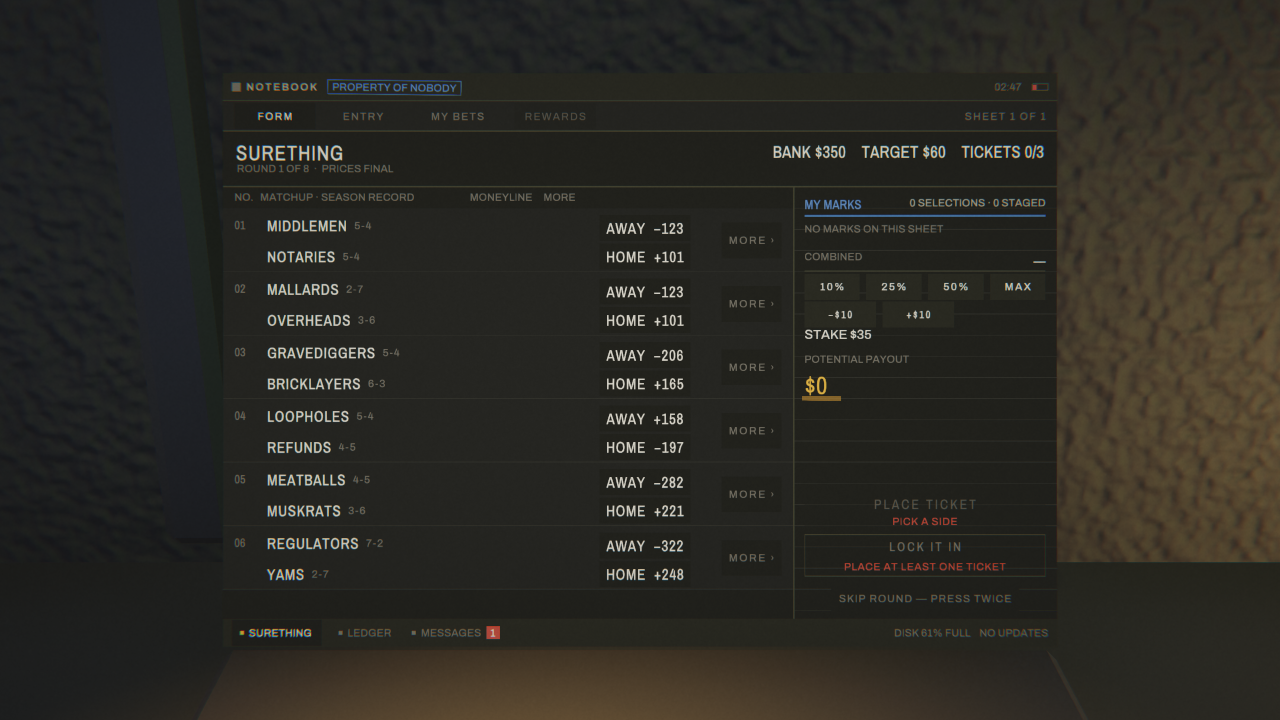
#> input picture artifacts/room-visual-pass/2026-08-09-r9a-refresh/focused-laptop-desk.png, 2560 x 1440 px (shown at 1/2 size)
$ python glyph_ramp_baseline.py
#> lines starting #> are read from the running program, lines starting #| are printed output that depends on the picture
#> in characterize, im is the input picture: PIL image 2560x1440 RGB; mean R, G, B 43.3, 41.6, 35.8
### tools/glyph_ramp_ratio.py
#!/usr/bin/env python3
"""Does the laptop's glyph softness scale with the GLYPH or with the SCREEN?

At 13px a glyph is all edge: ramp width and stroke weight are the same size and no
flat instrument can separate them. Magnify the same glyph and they diverge, and the
two surviving candidates behave in opposite ways:

    intrinsic to glyph rendering  ->  ramp scales WITH the glyph  ->  ratio CONSTANT
    fixed screen-space blur       ->  ramp fixed in screen px     ->  ratio FALLS

So this reports a RATIO across magnifications, never a sharpness.

WHY SUB-PIXEL. The first run counted whole pixels. Ramps measure 2-3 px, so each was
carrying about +/-25% and a three-point trend built on that is not a trend -- C32 on
this instrument's own numbers. Crossings are interpolated linearly between adjacent
samples here, which puts the precision near +/-0.1 px.

WHY A SPAN REFERENCE AND NOT THE RING. The ring was the geometric check on the first
run and it did its job -- it caught two arms that had clipped the frame edge and were
crops rather than magnifications. But it is 1634 px wide at 1.0x in a 2560 frame, so
it cannot itself survive past 1.57x. The reference here is the STEM SPAN inside the
measured band: the distance from the first stem to the last. It scales exactly with
magnification and cannot leave the frame, because it is inside the region already
being measured.

    python tools/glyph_ramp_ratio.py <capture-root>
"""
import sys
import statistics
from pathlib import Path

try:
    from PIL import Image
except ImportError:
    print("Pillow required: pip install pillow")
    sys.exit(2)

# label, magnification, and the crop that holds the same string at that magnification.
ARMS = [("m100", 1.00), ("m125", 1.25), ("m150", 1.50)]

# A ramp is only meaningful on an edge with real contrast behind it.
MIN_CONTRAST = 40


def crossings(line, lo, hi):
    """Sub-pixel x where the profile crosses 10%, 50% and 90%, per rising edge."""
    t10, t50, t90 = (lo + f * (hi - lo) for f in (0.10, 0.50, 0.90))
    out = []
    for i in range(len(line) - 1):
        a, b = line[i], line[i + 1]
        if a < t10 <= b:                      # a rising edge starts here
            x10 = i + (t10 - a) / (b - a)
            x50 = x90 = None
            for j in range(i, len(line) - 1):
                c, d = line[j], line[j + 1]
                if x50 is None and c < t50 <= d:
                    x50 = j + (t50 - c) / (d - c)
                if c < t90 <= d:
                    x90 = j + (t90 - c) / (d - c)
                    break
                if d < c:                     # fell away before reaching 90%
                    break
            if x50 is not None and x90 is not None and x90 > x10:
                # stroke: this 50% crossing to the next FALLING 50% crossing
                fall = None
                for j in range(int(x90), len(line) - 1):
                    c, d = line[j], line[j + 1]
                    if c >= t50 > d:
                        fall = j + (c - t50) / (c - d)
                        break
                if fall is not None and fall > x50:
                    out.append((x90 - x10, fall - x50))
    return out


# [91 lines left out: functions measure, main, not called in this run]


# [2 lines that do not run on import are left out]

### tools/glyph_ramp_baseline.py
#!/usr/bin/env python3
"""S2-am2's two-surface baseline: ONE ramp/stroke number per surface, plus the
C37 characterization that has to happen before either number is recorded.

WHY THIS IS NOT glyph_ramp_ratio.py. That tool answers a different question and
says so in its own docstring: it reports "a RATIO across magnifications, never a
sharpness". It is hardcoded to three arms (m100/m125/m150), to per-arm crop
boxes, and to the laptop frame. It cannot express "one number for this surface at
its acceptance view", and it cannot see the phone at all.

What it DOES own is the sub-pixel edge logic, and that is the part a baseline
must not re-implement -- two hand-written crossing finders that disagree by 0.1px
would make the baseline incomparable with every prior ramp number in the lane.
So `crossings()` is IMPORTED, not copied. This tool adds the framing around it.

C37, and it is the reason Part A runs first: a baseline recorded through an
uncharacterized instrument inherits that instrument's bias permanently, and this
number is meant to outlive everyone who takes it. Part A blurs a REAL glyph crop
by known Gaussian kernels and checks the measurement tracks. If Part A does not
hold, Part B's numbers are not worth recording and this tool says so.

    python tools/glyph_ramp_baseline.py [--report PATH]
"""
import argparse
import json
import statistics
import sys
from pathlib import Path

try:
    from PIL import Image, ImageFilter
except ImportError:
    print("Pillow required: pip install pillow")
    sys.exit(2)

# Importing a sibling tool writes tools/__pycache__ next to the sources, which is
# a stray in a repo whose untracked-file hygiene is actively being cleaned up.
# Suppressed at the cause rather than deleted after each run.
sys.dont_write_bytecode = True
sys.path.insert(0, str(Path(__file__).resolve().parent))
from glyph_ramp_ratio import crossings, MIN_CONTRAST   # noqa: E402  shared primitive

ROOT = Path(__file__).resolve().parent.parent / "artifacts" / "room-visual-pass"

# A Gaussian of standard deviation s renders a step edge with a 10%-90% ramp of
# 2 * 1.2816 * s. This is the only bridge between "kernel I applied" and "ramp I
# measured", so it is written once, here, named.
RAMP_PER_SIGMA = 2.0 * 1.2815515655446004

# Eye-confirmed against the frames (C27), boundaries walked in until each box
# holds one surface only. The first attempt at both straddled: the laptop band
# crossed a panel divider into MY MARKS (different ink), the phone band ran off
# the screen into the lit wall.
SURFACES = [
    {
        "name": "laptop",
        "frame": ROOT / "2026-08-09-r9a-refresh" / "focused-laptop-desk.png",
        "box": (730, 364, 1430, 428),
        "pose": "focused-laptop-desk, 0.52 m along the lid normal, 30 deg",
        "content": "MONEYLINE / MORE / RECORD -- grey uppercase on the dark panel",
    },
    {
        "name": "phone",
        "frame": ROOT / "phone-reference" / "msgs-03" / "phone-focused.png",
        "box": (1030, 812, 1380, 925),
        "pose": "phone-focused, 0.315 m along the screen normal, 30 deg",
        "content": "BOOKIE header + two message lines -- white ink on the bubble",
    },
]

# Kernels for Part A. Deliberately spans below and above 1 px: the instrument is
# expected to be usable low and to saturate high, and a characterization that
# only samples where it works is not a characterization.
SIGMAS = [0.0, 0.4, 0.6, 0.8, 1.0, 1.4, 2.0]

# The floor batch 25 asks to subtract as sqrt(measured^2 - FLOOR^2).
BUNDLE_FLOOR = 1.680

# Batch 25: the number the floor has never had is ramp/stroke on the SMALLEST
# product fact, not on a price row. 0.482 was taken on price figures; the ramp is
# fixed in screen px while the stroke scales with type size, so the smallest type
# necessarily carries the worst ratio. These are the two element groups S2-am
# named. Every box eye-confirmed on the frame (C27); two were re-cut after the
# first pass clipped a glyph and caught a sliver of the team name behind it.
SMALLEST = {
    "season records": [
        (704, 440, 763, 463), (678, 502, 737, 525), (688, 568, 748, 591),
        (704, 630, 763, 653), (755, 694, 814, 717), (722, 756, 781, 779),
        (699, 822, 758, 845), (674, 883, 741, 906), (699, 949, 758, 972),
        (686, 1010, 745, 1033), (730, 1075, 789, 1098), (614, 1137, 673, 1160),
    ],
    "row numbers 01-06": [(455, 435, 515, 1165)],
}


def instrument_floor():
    """The instrument's OWN ramp on a synthetic perfect step edge.

    This exists because the floor batch 25 asks to subtract (1.680 px) has no
    retained derivation anywhere in the repo, and two very different quantities
    could wear that name: the measuring method's own response to a hard edge, or
    the BUILD's real screen-space ramp. They are not interchangeable and only one
    of them is legitimate to subtract as an instrument artefact.
    """
    # A BAR, not a step: crossings() measures a stroke as rise-then-fall, so a
    # lone step edge yields nothing at all. A hard-edged bar is also the honest
    # synthetic analogue of a glyph stem.
    w, h, bar = 200, 60, 20
    im = Image.new("RGB", (w, h), (12, 12, 14))
    x0 = (w - bar) // 2
    for y in range(h):
        for x in range(x0, x0 + bar):
            im.putpixel((x, y), (190, 188, 180))
    r, s = measure_image(im, (0, 0, w, h))
    return (statistics.median(r) if r else None), len(r)


def measure_image(im, box):
    """ramps, strokes for one box of an in-memory image. Same edge logic as
    glyph_ramp_ratio.measure(); the only difference is the source."""
#> called with box = (730, 364, 1430, 428)
    c = im.crop(box)
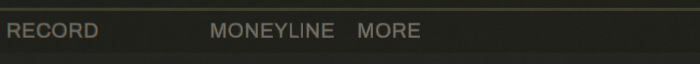
#> c: PIL image 700x64 RGB; mean R, G, B 37.4, 37.4, 31.9
    w, h = c.size
    px = c.load()
    ramps, strokes = [], []
    for y in range(h):
        line = [sum(px[x, y][:3]) / 3.0 for x in range(w)]
        lo, hi = min(line), max(line)
        if hi - lo < MIN_CONTRAST:
            continue
        for ramp, stroke in crossings(line, lo, hi):
            ramps.append(ramp)
            strokes.append(stroke)
#> this loop made 64 passes
#> (lo, hi) on passes 1 to 8: (28.67, 32.33), (29.33, 32.33), (29.33, 32.33), (29.33, 32.33), (28.67, 32), (28.67, 32), (28.67, 32), (34.33, 38.67)
#> after the loop, ramps = 250 values, max 5.05 at index 3, min 1.46 at index 112, mean 2.12; strokes = 250 values, max 11.77 at index 242, min 1.96 at index 79, mean 4.19
    return ramps, strokes


def blurred(im, box, sigma, pad=24):
    """Blur with margin, then crop, so the box never sees the image border."""
    if sigma <= 0:
        return im
    x0, y0, x1, y1 = box
    wide = im.crop((x0 - pad, y0 - pad, x1 + pad, y1 + pad))
    wide = wide.filter(ImageFilter.GaussianBlur(radius=sigma))
    out = im.copy()
    out.paste(wide, (x0 - pad, y0 - pad))
    return out


def characterize(surface, out):
    im = Image.open(surface["frame"]).convert("RGB")
    box = surface["box"]

    base_r, base_s = measure_image(im, box)
#> base_r has the same summary as ramps in measure_image; base_s has the same summary as strokes in measure_image
    if len(base_r) < 30:
        out(f"  *** too few stems ({len(base_r)}) to characterize on {surface['name']} ***")
        return None
    r0 = statistics.median(base_r)
#> r0 = 1.92

    out(f"  unblurred ramp r0 = {r0:.3f} px   "
        f"(stems {len(base_r)}, stroke {statistics.median(base_s):.3f} px)")
    out("")
    out(f"  {'sigma':>6s} {'added':>7s} {'predicted':>10s} {'measured':>9s} "
        f"{'error':>8s} {'stroke':>8s} {'ratio':>7s}")
    out(f"  {'':>6s} {'':>7s} {'':>10s} {'<-- the ramp tracks -->':>9s}"
        f"   {'<-- the denominator -->':>8s}")

    rows = []
    for s in SIGMAS:
        if s == 0.0:
            continue
        bim = blurred(im, box, s)
        r, st = measure_image(bim, box)
        if len(r) < 10:
            out(f"  {s:>6.2f}  too few stems ({len(r)}) -- edges gone")
            rows.append((s, None, None, None))
            continue
        rm, sm = statistics.median(r), statistics.median(st)
        added = RAMP_PER_SIGMA * s
        pred = (r0 ** 2 + added ** 2) ** 0.5
        err = (rm - pred) / pred * 100.0
        out(f"  {s:>6.2f} {added:>7.3f} {pred:>10.3f} {rm:>9.3f} "
            f"{err:>+7.1f}% {sm:>8.3f} {rm / sm:>7.3f}")
        rows.append((s, err, rm / sm, sm))
#> this loop made 7 passes
#> (rm, sm, pred, err) on passes 2 to 7: (2.23, 2.88, 2.18, 2.41), (2.49, 3.63, 2.46, 1.04), (2.8, 4.8, 2.81, -0.563), (3.21, 4.92, 3.2, 0.247), (3.85, 5.68, 4.07, -5.48), (4.89, 21.34, 5.48, -10.62)
#> pass 2, in blurred, `wide = im.crop((x0 - pad, y0 - pad, x1 + pad, y1 + pad))`:
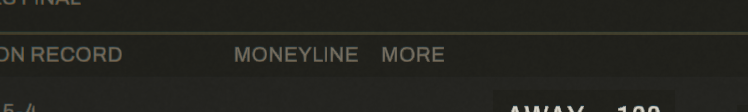
#> wide: PIL image 748x112 RGB; mean R, G, B 36.7, 36.7, 31.6
#> after the loop, rows = [(0.4, 2.41, 0.774, 2.88), (0.6, 1.04, 0.686, 3.63), (0.8, -0.563, 0.583, 4.8), (1, 0.247, 0.653, 4.92), (1.4, -5.48, 0.677, 5.68), (2, -10.62, 0.229, 21.34)]
#> (the rest of the program and of its run is left out)
